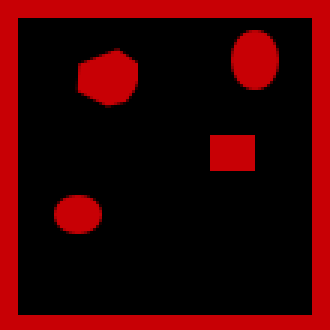
%> input picture matlab/discrete_sim_foraging/John_Discrete_sim_foraging/JohnMap.png, 110 x 110 px (shown 3 times larger)
$ octave MapMaker.m   (GNU Octave 9; MATLAB toolbox functions it lacks are replaced by stand-ins)
%> lines starting %> are read from the running program, lines starting %| are printed output that depends on the picture

mapMaker("JohnMap.png","What.png");


function mapMaker(filename,newfile)
%> called with filename = 'JohnMap.png', newfile = 'What.png'
img1 = imread(filename);
%> img1 is the input picture: size 110x110x3 uint8; mean R, G, B 54.2, 0, 1.3
img2 = img1 ~= 0;
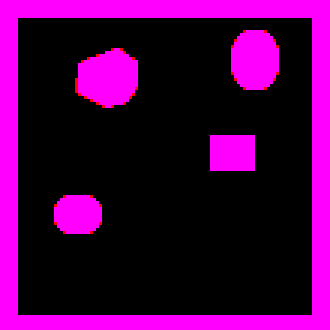
%> img2: size 110x110x3 logical (shown 3 times larger); mean R, G, B 0.278, 0, 0.274
img2 = img1(:,:,1);
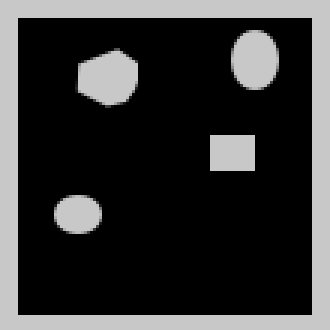
%> img2: size 110x110 uint8 (shown 3 times larger); min 0, max 200, mean 54.2
imwrite(img2,newfile);

end
